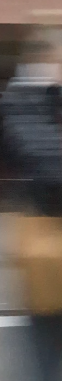
#> input picture CodePython/Inputs/ToFindWithTempMatching.png, 62 x 381 px
$ python TestTemplateMatching.py
#> lines starting #> are read from the running program, lines starting #| are printed output that depends on the picture
import cv2 as cv
import numpy as np
from matplotlib import pyplot as plt

img = cv.imread('Inputs//ToFindWithTempMatching.png',0)
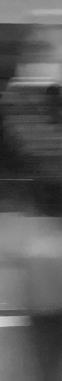
#> img: shape (381, 62); min 21, max 210, mean 89.6
img2 = img.copy()
template = cv.imread('Inputs//WhereToFindWithTempMatching.png',0)
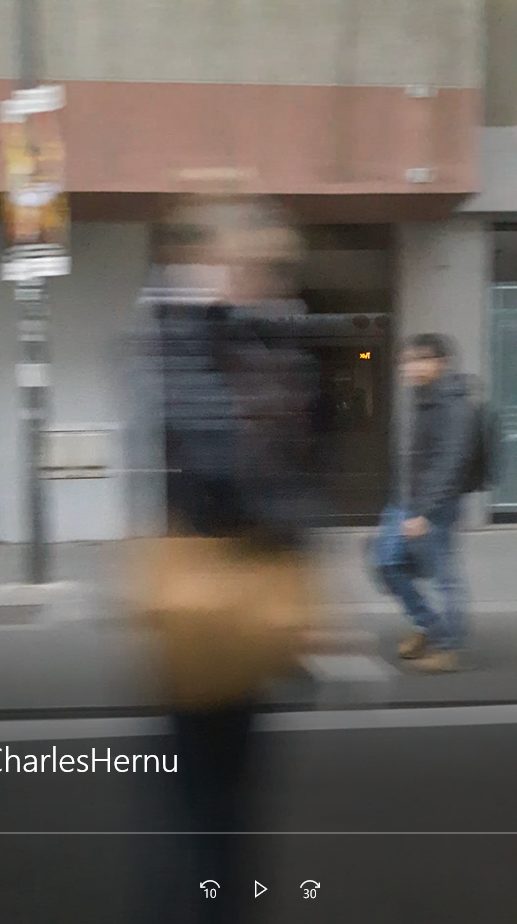
#> input picture CodePython/Inputs/WhereToFindWithTempMatching.png, 517 x 924 px
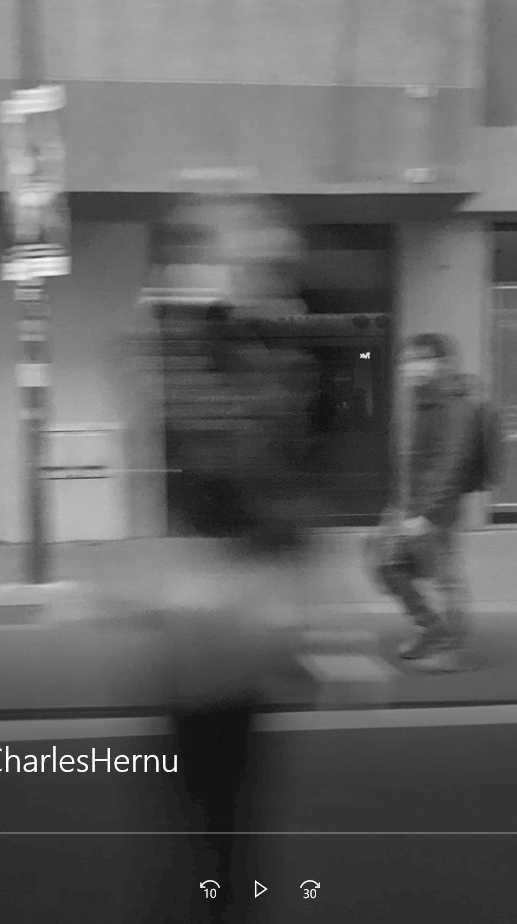
#> template: shape (924, 517); min 0, max 255, mean 97.7
w, h = template.shape[::-1]
#> w = 517; h = 924
# All the 6 methods for comparison in a list
methods = ['cv.TM_CCOEFF', 'cv.TM_CCOEFF_NORMED', 'cv.TM_CCORR',
            'cv.TM_CCORR_NORMED', 'cv.TM_SQDIFF', 'cv.TM_SQDIFF_NORMED']
for meth in methods:
    img = img2.copy()
    method = eval(meth)
    # Apply template Matching
    res = cv.matchTemplate(img,template,method)
    min_val, max_val, min_loc, max_loc = cv.minMaxLoc(res)
    # If the method is TM_SQDIFF or TM_SQDIFF_NORMED, take minimum
    if method in [cv.TM_SQDIFF, cv.TM_SQDIFF_NORMED]:
        top_left = min_loc
    else:
        top_left = max_loc
    bottom_right = (top_left[0] + w, top_left[1] + h)
    cv.rectangle(img,top_left, bottom_right, 255, 2)
    plt.subplot(121),plt.imshow(res,cmap = 'gray')
    plt.title('Matching Result'), plt.xticks([]), plt.yticks([])
    plt.subplot(122),plt.imshow(img,cmap = 'gray')
    plt.title('Detected Point'), plt.xticks([]), plt.yticks([])
    plt.suptitle(meth)
    plt.show()

    # k = cv2.waitKey(100) & 0xff

    # delta = int(50/((count/100)+1))
    delta_0 = 80
#> (the run stopped early here; a loop or call above may not have finished)
